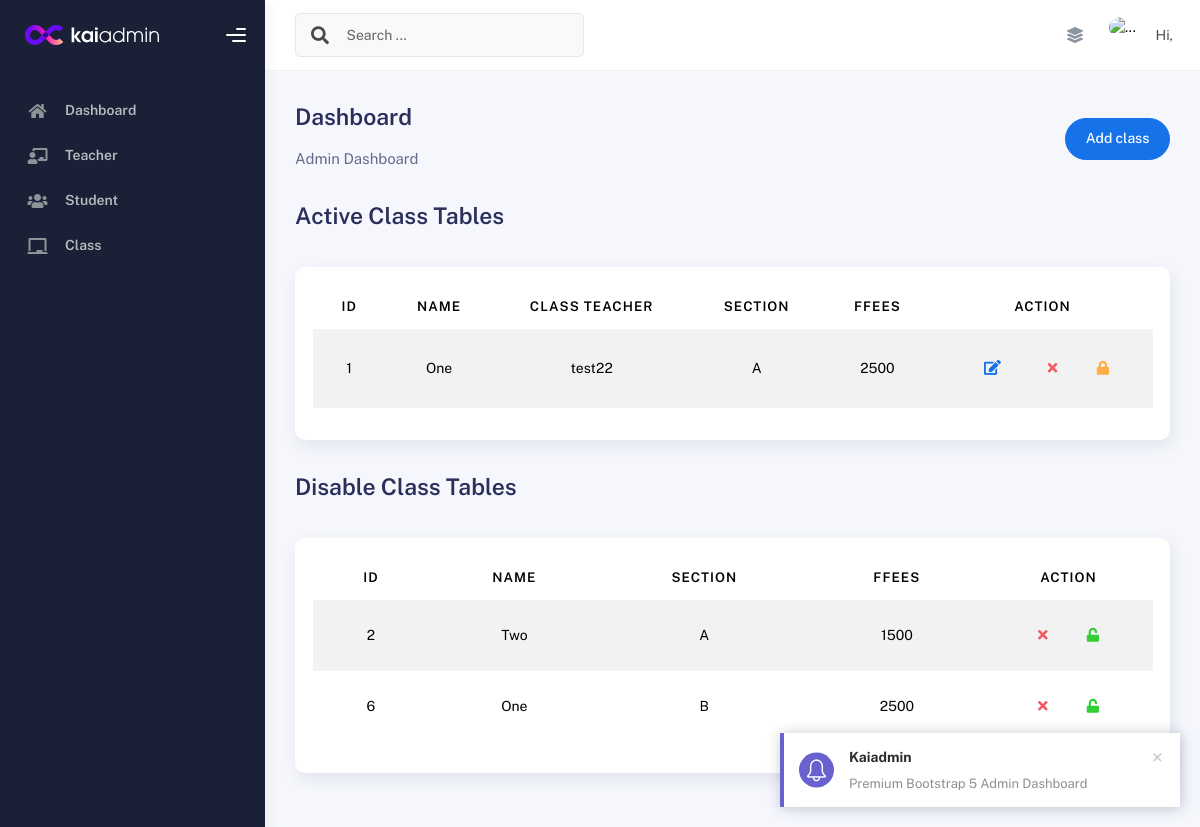
Screenshot of /admin/class.php with the database file from the repository.
### tables this page shows
CREATE TABLE `class` (
  `id` int(11) NOT NULL,
  `name` varchar(20) NOT NULL,
  `teacher_id` int(11) DEFAULT NULL,
  `section` varchar(10) NOT NULL,
  `strength` int(11) NOT NULL,
  `fees` int(5) NOT NULL,
  `status` tinyint(1) NOT NULL DEFAULT 1,
  `created_at` timestamp NOT NULL DEFAULT current_timestamp(),
  `updated_at` timestamp NOT NULL DEFAULT current_timestamp()
);

CREATE TABLE `teacher` (
  `id` int(11) NOT NULL,
  `name` varchar(255) NOT NULL,
  `password` varchar(255) NOT NULL,
  `phone` varchar(255) NOT NULL,
  `email` varchar(255) NOT NULL,
  `profileimage` varchar(255) NOT NULL,
  `status` tinyint(1) NOT NULL DEFAULT 1,
  `address` varchar(255) NOT NULL,
  `created_at` timestamp NOT NULL DEFAULT current_timestamp(),
  `updated_at` timestamp NOT NULL DEFAULT current_timestamp()
);

### admin/class.php (the view, shortened to what this page needs)
<?php
require_once('../includes/db.php');
?>
<!DOCTYPE html>
<html lang="en">
<head>
  <?php
  require_once('../includes/dashboard_header.php')
  ?>
</head>
<body>
  <div class="wrapper">
    <?php
      require_once('includes/sidebar.inc.php')
    ?>
    <div class="main-panel">
    <?php
      require_once('includes/navbar.inc.php')
    ?>
      <div class="container">
        <div class="page-inner">
          <div
            class="d-flex align-items-left align-items-md-center flex-column flex-md-row pt-2 pb-4">
            <div>
              <h3 class="fw-bold mb-3">Dashboard</h3>
              <h6 class="op-7 mb-2">Admin Dashboard</h6>
            </div>
            <div class="ms-md-auto py-2 py-md-0">
                <a href="register_class.php" class="btn btn-primary btn-round">Add class</a>
            </div>
          </div>
          <div class="page-header">
            <h3 class="fw-bold mb-3">Active Class Tables </h3>
          </div>
          <div class="row">
            <div class="col-md-12">
              <div class="card">
                <div class="card-body">
                <?php
                  $s = "SELECT class.*, teacher.id AS teacher_id, teacher.name AS teacher_name
                  FROM class
                  INNER JOIN teacher
                  ON class.teacher_id = teacher.id
                  WHERE class.teacher_id IS NOT NULL";
                  $sth = $pdo->prepare($s, array(PDO::ATTR_CURSOR => PDO::CURSOR_FWDONLY));
                  $sth->execute();
                  ?>
                  <div class="table-responsive">
                      <table id="add-row" class="display table table-striped table-hover">
                          <thead class="text-center">
                              <tr>
                                  <th>ID</th>
                                  <th>Name</th>
                                  <th>Class Teacher</th>
                                  <th>Section</th>
                                  <th>fFees</th>
                                  <th style="width: 20%">Action</th>
                              </tr>
                          </thead>
                          <tbody class="text-center">
                              <?php
                              $allRows = $sth->fetchAll();
                              foreach ($allRows as $Row) {
                                  echo "<tr>";
                                  echo "<td>" . $Row['id'] . "</td>";
                                  echo "<td>" . $Row['name'] . "</td>";
                                  echo "<td>" . $Row['teacher_name'] . "</td>";
                                  echo "<td>" . $Row['section'] . "</td>";
                                  echo "<td>" . $Row['fees'] . "</td>";
                                  echo '<td>
                                  <div class="form-button-action">
                                      <button
                                          type="button"
                                          class="btn btn-link btn-primary btn-lg edit"
                                          data-id="' . $Row['id'] . '"
                                          title="Edit class">
                                          <i class="fa fa-edit"></i>
                                      </button>
                                      <button
                                          type="button"
                                          class="btn btn-link btn-danger delete"
                                          data-id="' . $Row['id'] . '"
                                          title="Remove class">
                                          <i class="fa fa-times"></i>
                                      </button>
                                      <button
                                          type="button"
                                          class="btn btn-link btn-warning disable"
                                          data-id="' . $Row['id'] . '"
                                          title="disable class">
                                          <i class="fa fa-lock" aria-hidden="true"></i>
                                      </button>
                                  </div>
                                </td>';
                                            echo "</tr>";
                                          }
                                          ?>
                                        </tbody>
                      </table>
                  </div>
                </div>
              </div>
            </div>
          </div>
          <div class="page-header">
            <h3 class="fw-bold mb-3">Disable Class Tables </h3>
          </div>
          <div class="row">
            <div class="col-md-12">
              <div class="card">
                <div class="card-body">
                <?php
                  $s="SELECT * FROM class where status=0";
                  $sth = $pdo->prepare($s);
                  $sth->execute();
                  ?>
                  <div class="table-responsive">
                      <table id="add-row" class="display table table-striped table-hover">
                          <thead class="text-center">
                              <tr>
                                  <th>ID</th>
                                  <th>Name</th>
                                  <th>Section</th>
                                  <th>fFees</th>
                                  <th style="width: 20%">Action</th>
                              </tr>
                          </thead>
                          <tbody class="text-center">
                              <?php
                              $allRows = $sth->fetchAll();
                              foreach ($allRows as $Row) {
                                  echo "<tr>";
                                  echo "<td>" . $Row['id'] . "</td>";
                                  echo "<td>" . $Row['name'] . "</td>";
                                  echo "<td>" . $Row['section'] . "</td>";
                                  echo "<td>" . $Row['fees'] . "</td>";
                                  echo '<td>
                                  <div class="form-button-action">
                                      <button
                                          type="button"
                                          class="btn btn-link btn-danger delete"
                                          data-id="' . $Row['id'] . '"
                                          title="Remove class">
                                          <i class="fa fa-times"></i>
                                      </button>
                                  <button
                                          type="button"
                                          class="btn btn-link btn-success active"
                                          data-id="' . $Row['id'] . '"
                                          title="active class">
                                          <i class="fa fa-unlock" aria-hidden="true"></i>
                                      </button>
                                  </div>
                                </td>';
                                            echo "</tr>";
                                          }
                                          ?>
                                        </tbody>
                      </table>
                  </div>
                </div>
              </div>
            </div>
          </div>
        </div>
      </div>
    </div>
</body>
</html>

### rows the page displays
class: id "1", name "One", teacher.name "test22", section "A", fees "2500"
class: id "2", name "Two", section "A", fees "1500"
class: id "6", name "One", section "B", fees "2500"
